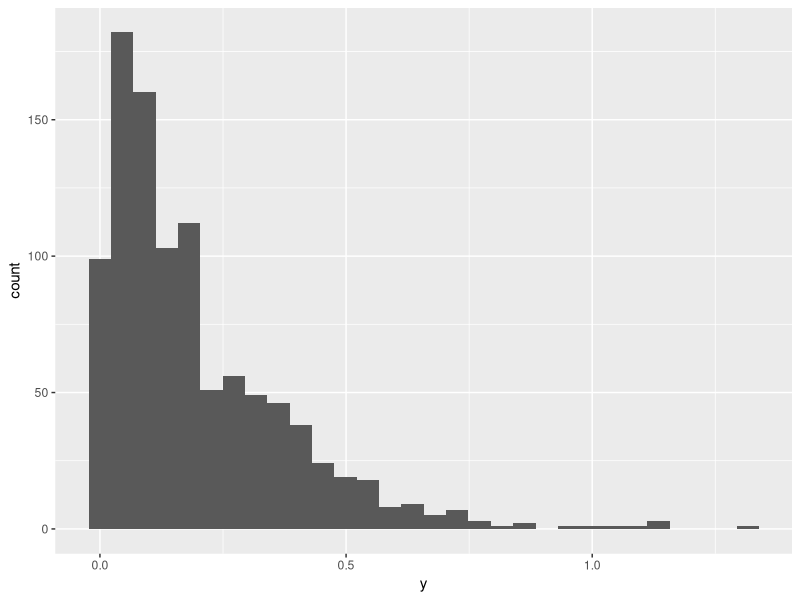
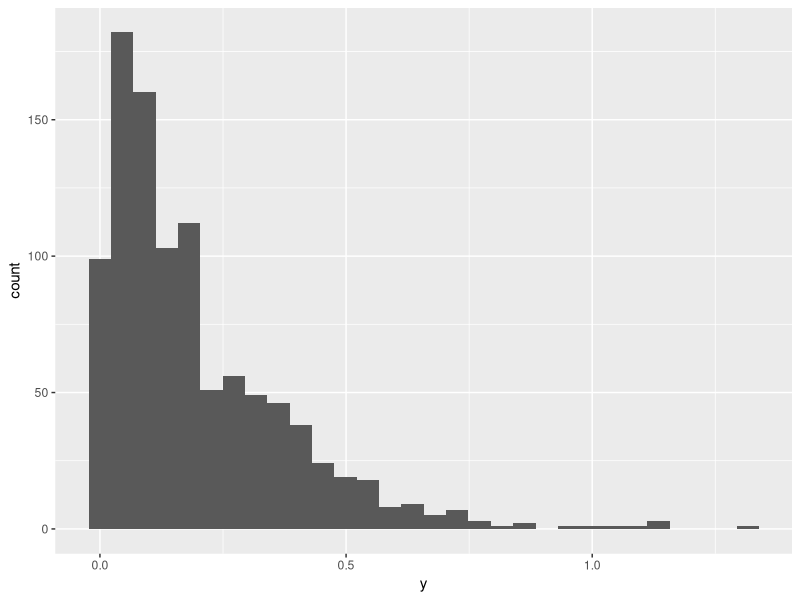
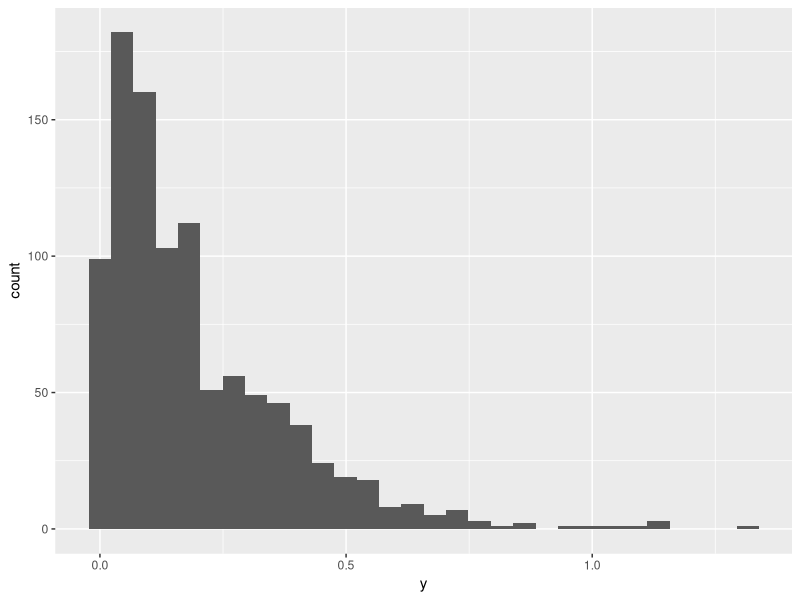

Here is the R script that generated these plots, in order:
n <- 1000
#
# Generate a sample from a exponential distrubtion
# with lambda = 5
#
y <- rexp(n, 5)
#
df <- data.frame(y)
#
library(ggplot2)
#
ggplot(df,
       aes(x = y)) +
  geom_histogram()
#
ggsave("histogram_exp.pdf")
#
ggsave("histogram_exp.jpeg")
